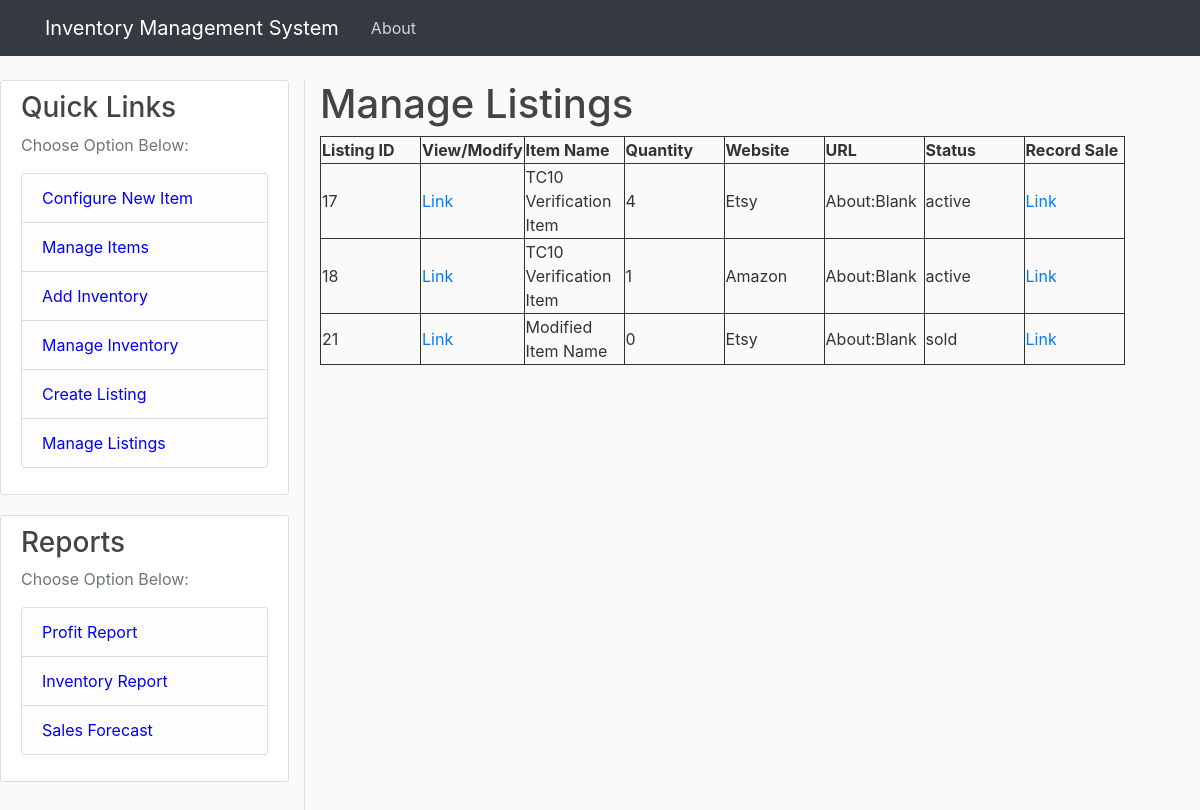
The app's page /manage_listings with its own data.
### tables this page shows
CREATE TABLE items (
	item_id INTEGER NOT NULL PRIMARY KEY AUTOINCREMENT,
	item_name TEXT,
	item_description TEXT
);

CREATE TABLE listings (
	listing_id INTEGER PRIMARY KEY AUTOINCREMENT,
	item_id INTEGER,
	website TEXT,
	listing_url TEXT,
	listing_status INTEGER
, quantity INTEGER, unit_price REAL);

### inventoryWebApp.py (the view)
@app.route("/manage_listings")
def manage_listings():
    listings = get_listings()     # Retrieving all data from inventory database
    items = get_items()     # Retrieving all data from the items database
    if len(listings) > 0:  # Verifying there are entries in inventory table, else return blank list
        df_listings = pd.DataFrame(listings)  # Converting inventory and Items to DataFrames to join
        df_items = pd.DataFrame(items)
        df_merge = pd.merge(df_listings, df_items, how='inner', on='item_id')  # Joining to bring in item_name
        df_merge = df_merge[['listing_id', 'item_id', 'item_name', 'quantity', 'website', 'listing_url', 'listing_status']]    # Reducing to just necessary columns
        json_output = df_merge.to_dict(orient='records')
    else:
        json_output = []
    return render_template('manage_listings.html', json_data=json_output)

### inventoryDbFunctions.py (called while the page is built)
def create_connection(db_file=None):
    if db_file:
        print(db_file)
    else:
        db_file = prod_db_file
    conn2 = sqlite3.connect(db_file)
    return conn2

def get_items(item_id=0, db_file=None):
    items = []
    try:
        conn = create_connection(db_file)
        conn.row_factory = sqlite3.Row
        cur = conn.cursor()
        if item_id == 0:
            cur.execute("SELECT * FROM ITEMS")
        else:
            id_str = str(item_id)
            cur.execute("SELECT * FROM ITEMS WHERE item_id = " + id_str)
        rows = cur.fetchall()
        for i in rows:
            item = {}
            item["item_id"] = i["item_id"]
            item["item_name"] = i["item_name"]
            item["item_description"] = i["item_description"]
            items.append(item)
        conn.close()
    except:
        print("Error in get_items function")
    return items

### templates/manage_listings.html (shortened to what this page needs)
{% extends "layout.html" %}
{% block content %}
<body>
  <h1> Manage Listings</h1>
  <table border = "1">
    <thread>
      <tr>
        <th style = "border:solid 1px;"> Listing ID</th>
        <th style = "border:solid 1px;"> View/Modify</th>
        <th style = "border:solid 1px;"> Item Name</th>
        <th style = "border:solid 1px;"> Quantity</th>
        <th style = "border:solid 1px;"> Website</th>
        <th style = "border:solid 1px;"> URL</th>
        <th style = "border:solid 1px;"> Status</th>
        <th style = "border:solid 1px;"> Record Sale</th>
      </tr>
    </thread>
    <tbody>
      {% for entry in json_data %}
        <tr>
          <td style = "min-width: 100px; max-width:300px;">{{ entry.listing_id }}</td>
          <td style = "min-width: 100px; max-width:300px;"><a href="{{ url_for('modify_listing', index = entry.listing_id) }}">Link</a></td>
          <td style = "min-width: 100px; max-width:300px;">{{ entry.item_name }}</td>
          <td style = "min-width: 100px; max-width:300px;">{{ entry.quantity }}</td>
          <td style = "min-width: 100px; max-width:300px;">{{ entry.website }}</td>
          <td style = "min-width: 100px; max-width:300px;">{{ entry.listing_url }}</td>
          <td style = "min-width: 100px; max-width:300px;">{{ entry.listing_status }}</td>
          <td style = "min-width: 100px; max-width:300px;"><a href="{{ url_for('record_sale', index = entry.listing_id) }}">Link</a></td>
        </tr>
      {% endfor %}
    </tbody>
  </table>
</body>
{% endblock %}

### static/main.css (style rules this page uses)
body { background: #fafafa; color: #333333; margin-top: 5rem; }
h1, h2, h3, h4, h5, h6 { color: #444444; }

### templates/manage_listings.html (style rules this page uses)
table { border-collapse:collapse; table-layout:auto; border:solid 1px; }
table td { border:solid 1px; word-wrap:break-word; min-width:200px; max-width:500px; }

### records on screen
items: item_name "TC10 Verification Item" "TC10 Verification Item"
listings: website "Etsy", listing_url "About:Blank", listing_status "active"
listings: website "Amazon", listing_url "About:Blank", listing_status "active"
items: item_name "Modified Item Name"
listings: website "Etsy", listing_url "About:Blank", listing_status "sold"

### other values on screen
{{ entry.listing_id }} "17" "18" "21"
{{ entry.quantity }} "4" "1" "0"
